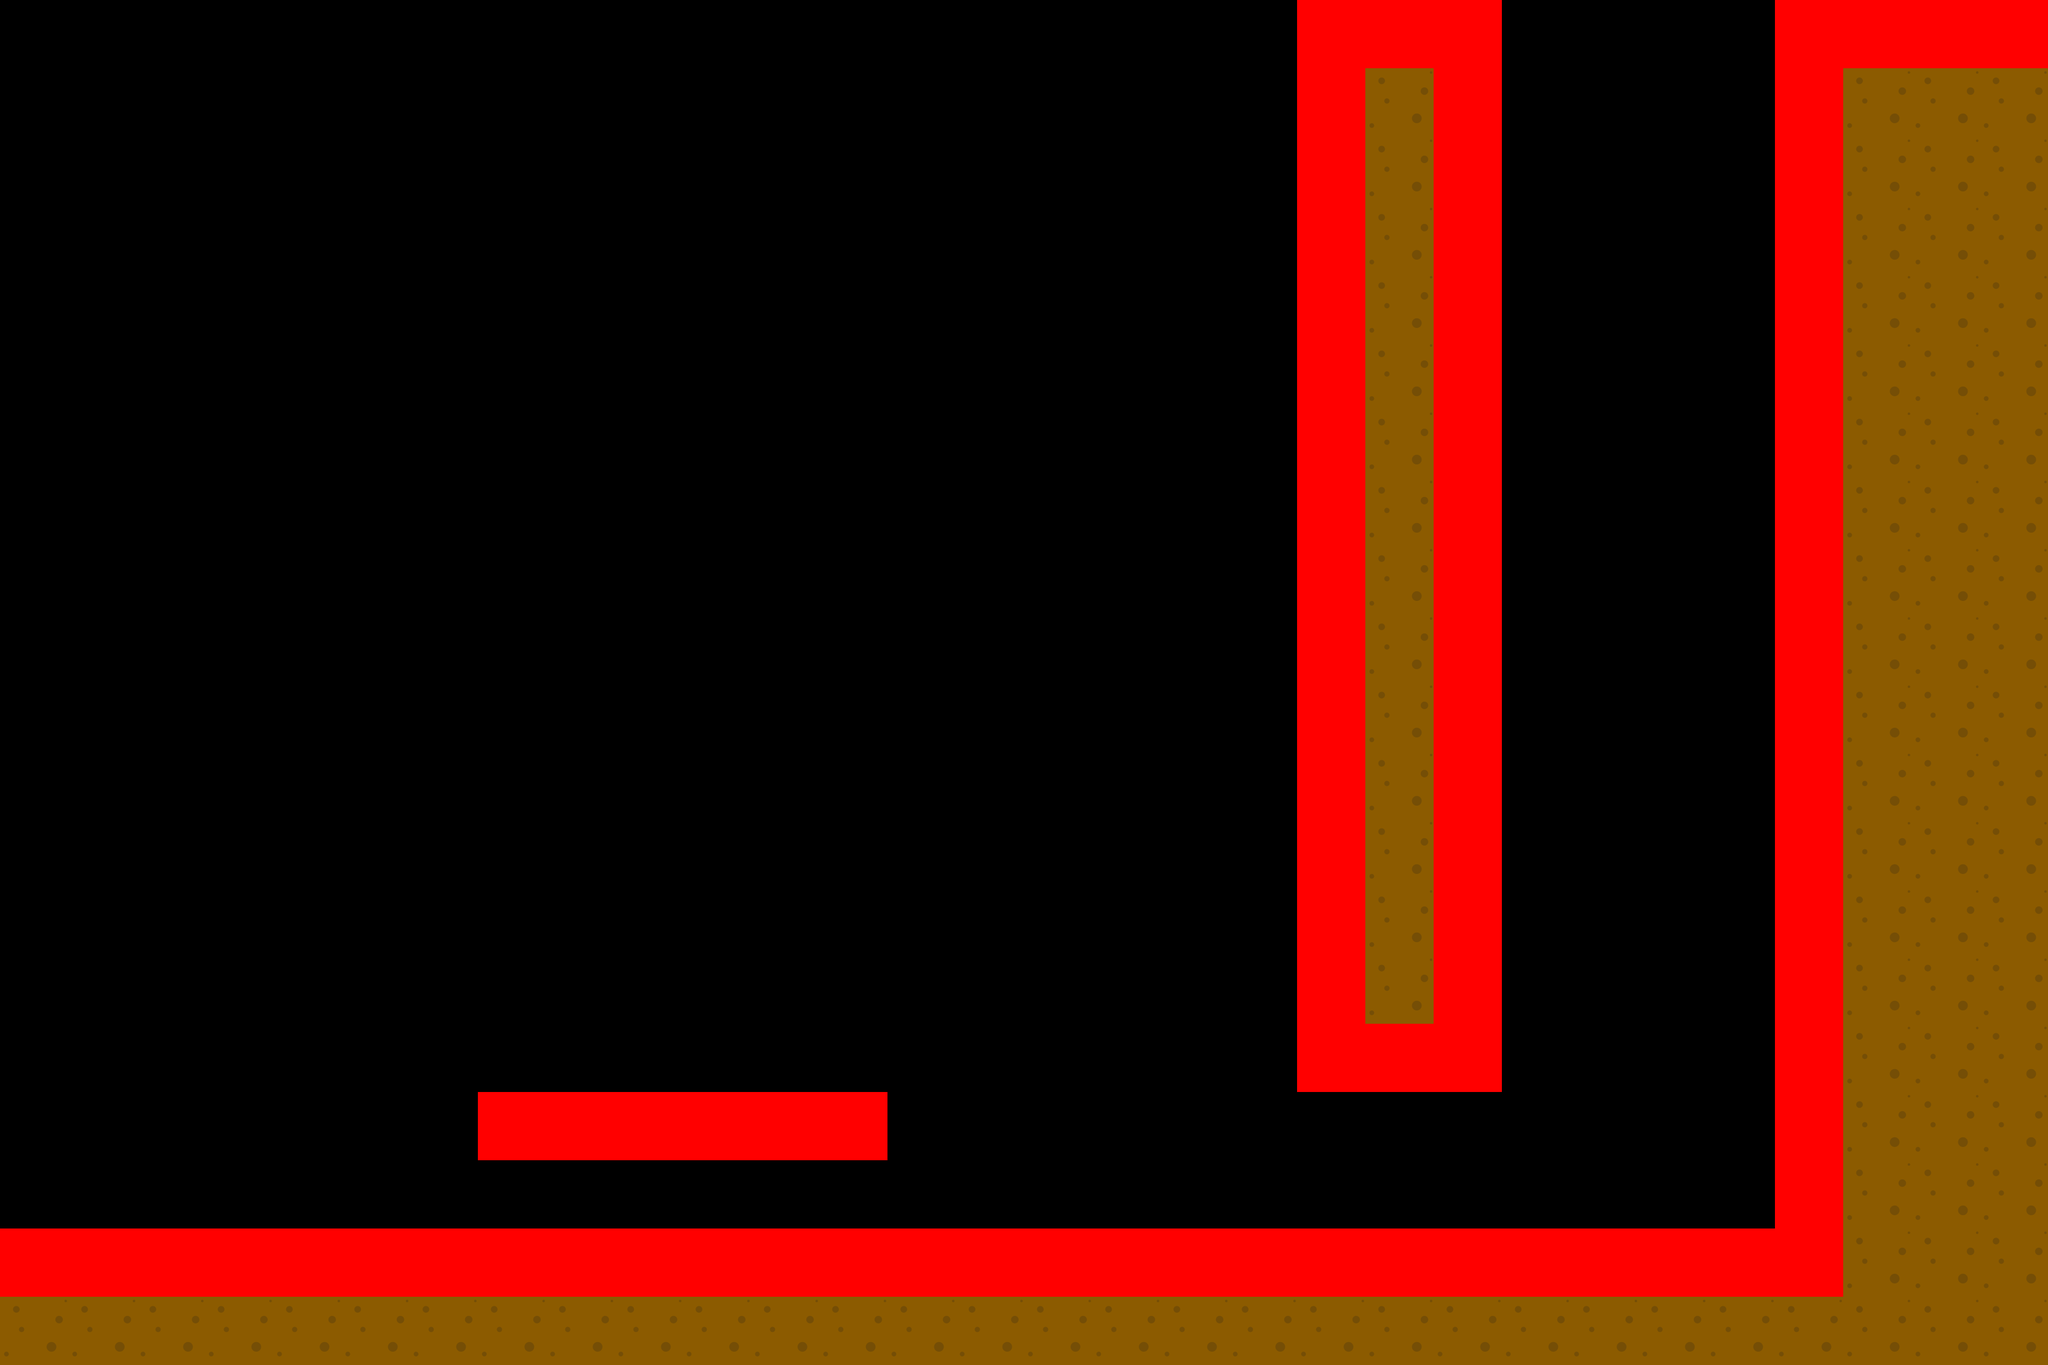

A level layout from a 2D game, rendered from its tile map. Below: a short description, then the map file with tile-grid data replaced by summaries:
An orthogonal 30x20 tile map with 128x128 px tiles, 2 tile layers (Capa de Patrones 1, Copiar desde Capa de Patrones 1).

<map version="1.0" orientation="orthogonal" renderorder="right-down" width="30" height="20" tilewidth="128" tileheight="128" nextobjectid="1">
 <tileset firstgid="1" name="Tileset" tilewidth="128" tileheight="128" spacing="1" tilecount="18" columns="6">
  <image source="Tileset.png" width="773" height="386" />
 </tileset>
 <layer name="Capa de Patrones 1" width="30" height="20">
  <data>[600 cells, 186 non-empty, 12 distinct tile ids]</data>
 </layer>
 <layer name="Copiar desde Capa de Patrones 1" width="30" height="20">
  <data>[600 cells, 186 non-empty, 2 distinct tile ids]</data>
 </layer>
</map>
